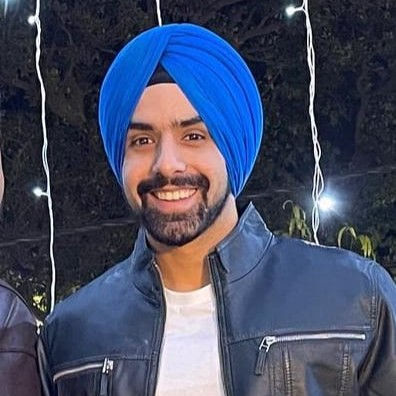
%> input picture Angad.jfif, 396 x 396 px
$ octave READ.m   (GNU Octave 9; MATLAB toolbox functions it lacks are replaced by stand-ins)
%> lines starting %> are read from the running program, lines starting %| are printed output that depends on the picture
% Read the image
img = imread('Angad.jfif');
%> img is the input picture: size 396x396x3 uint8; mean R, G, B 69.4, 75.9, 99.6

% Convert to grayscale
img_gray = rgb2gray(img);
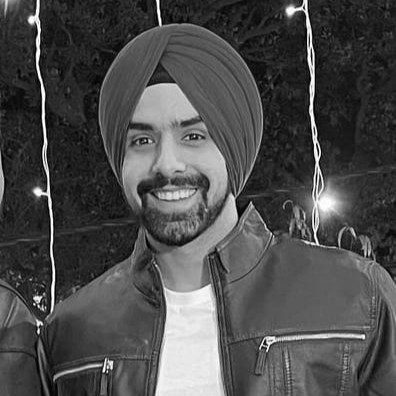
%> img_gray: size 396x396 uint8; min 0, max 255, mean 76.7

% Define operators
operators = {'sobel', 'prewitt', 'roberts', 'canny', 'log'};

% Create figure
figure;

% Show original image
subplot(2,3,1);
imshow(img_gray);
title('Original Image');

% Loop over operators
for i = 1:numel(operators)
    % Edge detection
    edge_img = edge(img_gray, operators{i});

    % Create subplot
    subplot(2, 3, i+1); % 2 rows, 3 columns, i-th subplot

    % Display result
    imshow(edge_img);
    title(['Edge ', operators{i}]);
end
%> this loop made 5 passes
%> pass 1, `edge_img = edge(img_gray, operators{i});`:
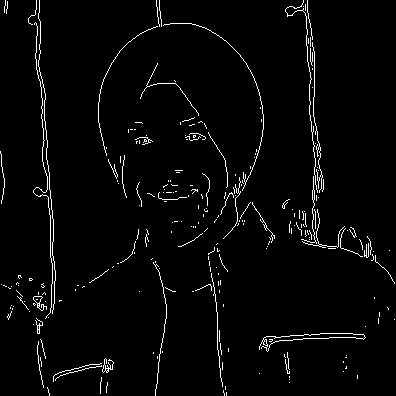
%> edge_img: size 396x396 logical; 2.8% white in thin lines or dots
%> pass 2, `edge_img = edge(img_gray, operators{i});`:
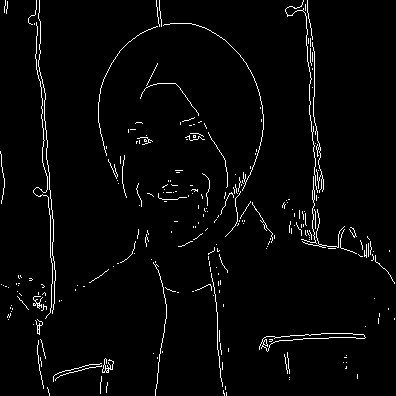
%> edge_img: size 396x396 logical; 2.8% white in thin lines or dots
%> pass 3, `edge_img = edge(img_gray, operators{i});`:
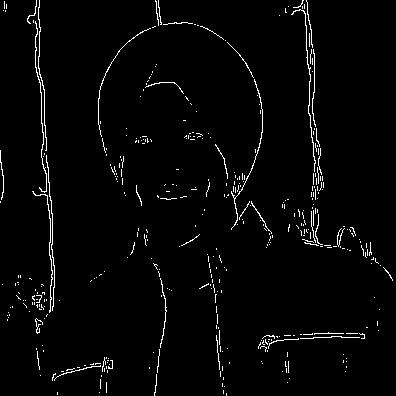
%> edge_img: size 396x396 logical; 2.5% white in thin lines or dots
%> after the loop:
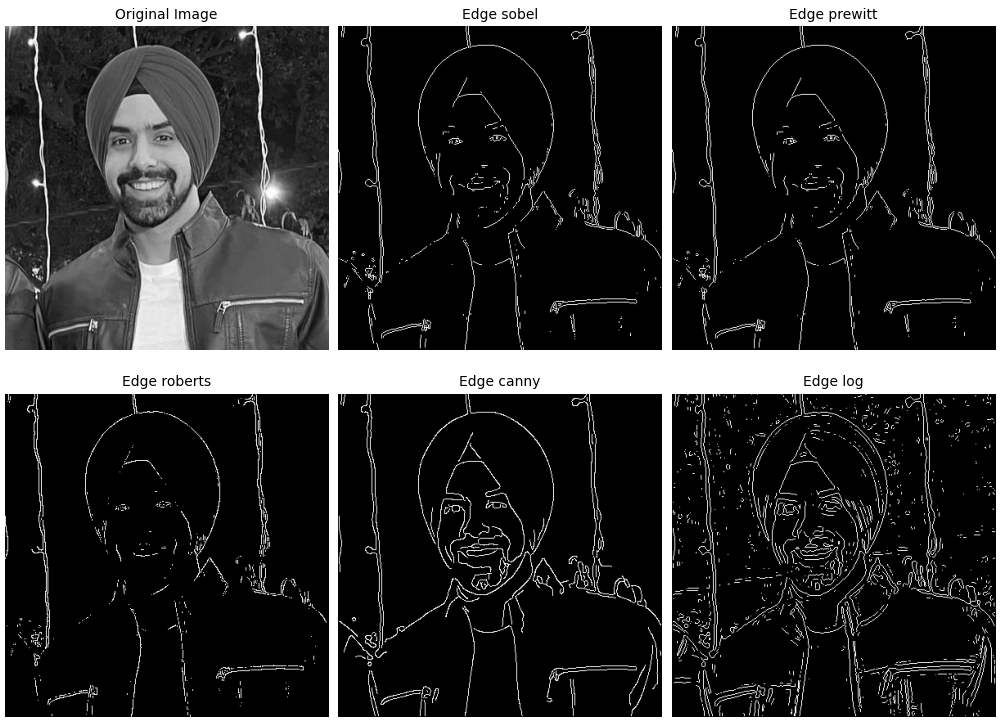
%> figure redrawn from the program's plot data, 6 panels
